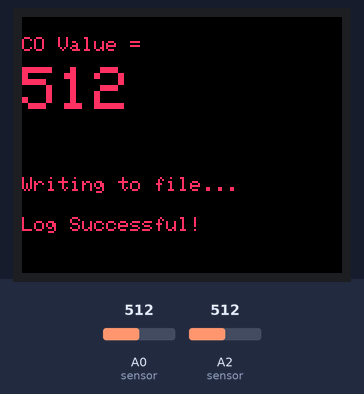
The sketch below on a simulated Arduino Uno, built with avr-gcc and run on an emulated ATmega328P. On the bench: 160×128 colour display. Inputs (shaded band) come from the test bench; at power-on: A0 (sensor) = 512, A2 (sensor) = 512. Storage starts empty; what the sketch prints to the serial monitor is not drawn.

Above: at 18.0 s.
18.1 s: A0 (sensor) set to 716
At 21.2 s:
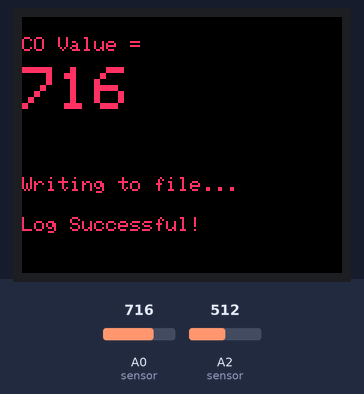
33.1 s: A0 (sensor) set to 900
At 41.4 s:
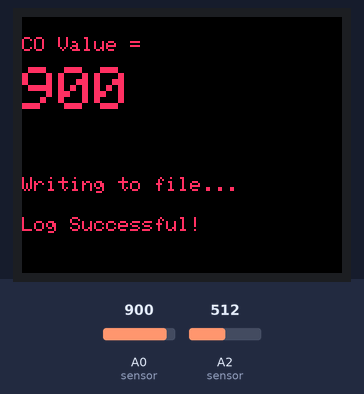
48.1 s: A0 (sensor) set to 1023
At 61.6 s:
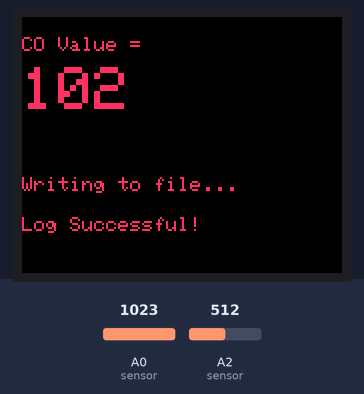
Timing chart, 0 to 63.1 s (numbered marks = the images above; inputs shaded):
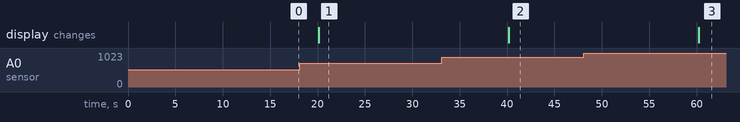

Measured:
- after the input at 18.1 s, the display: changes after 2.0 s (image 1)
- after the input at 33.1 s, the display: changes after 7.1 s (image 2)
- after the input at 48.1 s, the display: changes after 12.1 s (image 3)

The sketch:

exhaust_tft2_sd.ino
```cpp
#include <TFT.h> // Hardware-specific library
#include <SPI.h>
#include <SD.h>

#define CS   10
#define SD_CS 4
#define DC   9
#define RESET  8

TFT myScreen = TFT(CS, DC, RESET);

int CO_val = 0; //define var to hold reading
int SND_val = 0; //define var to hold reading
int sensorvaluestart = 0;
int sensorvalueend = 0;
// int timedif = 0;
char COPrintout[4];
char SNDPrintout[4];
unsigned long mstime;

void setup() {

  myScreen.begin();
  myScreen.background(0,0,0);  // clear the screen with black
  myScreen.stroke(255,255,255);
  // static text

  // initialize the serial communication:
  Serial.begin(9600);

  // try to access the SD card
  myScreen.text("Initializing SD card...",0,0);
  Serial.print("Initializing SD card...");
  if (!SD.begin(SD_CS)) {
    myScreen.text("No SD Card Found",0,20);
    Serial.println("failed!");
    delay(3000);
    return;
  }
   myScreen.text("SD Card Found!",0,20);
  Serial.println("OK!");
   }

void loop() {

  // make a string for assembling the data to log:
  String dataString = "";

myScreen.background(0,0,0);  // clear the screen with black
myScreen.stroke(255,255,255);

CO_val = analogRead(A0);   // read CO sensor
Serial.println("CO = ");
Serial.println(CO_val);
SND_val = analogRead(A2);   // read sound sensor
Serial.println("SND = ");
Serial.println(SND_val);

//current on time in Seconds
mstime = millis();
mstime = mstime/1000;
//write values to string for logging
dataString += String(mstime);
dataString += ",";
dataString += String(CO_val);
//dataString += ",";


  // open the file. note that only one file can be open at a time,
  // so you have to close this one before opening another.
File dataFile = SD.open("datalog.txt", FILE_WRITE);
  myScreen.stroke(255,50,100);
// if the file is available, write to it:
  if (dataFile) {
    myScreen.text("Writing to file...",0,80);
    dataFile.println(dataString);
    dataFile.close();
    // print to the serial port too:
    myScreen.text("Log Successful!",0,100);
  }
  // if the file isn't open, pop up an error:
  else {
    myScreen.text("error opening datalog.txt", 0,120);
  }


myScreen.text("CO Value = ",0,10);

String CO_val_str(CO_val);
CO_val_str.toCharArray(COPrintout, 4);
  myScreen.setTextSize(3);
myScreen.text(COPrintout,0,25);
  myScreen.setTextSize(1);

//String SND_val_str(SND_val);
//SND_val_str.toCharArray(SNDPrintout, 4);
//myScreen.text("Sound Value = ",0,40);
//myScreen.text(SNDPrintout,0,50);

delay(20000);
} //end of loop
```
